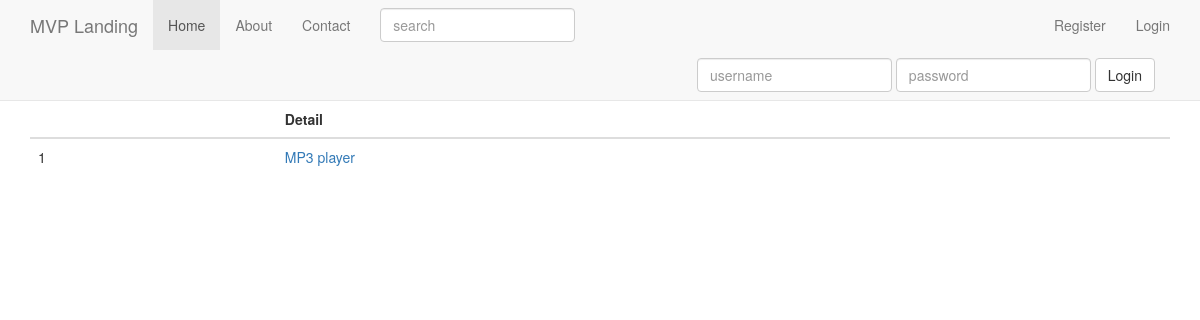
The app's page /products/, older data.
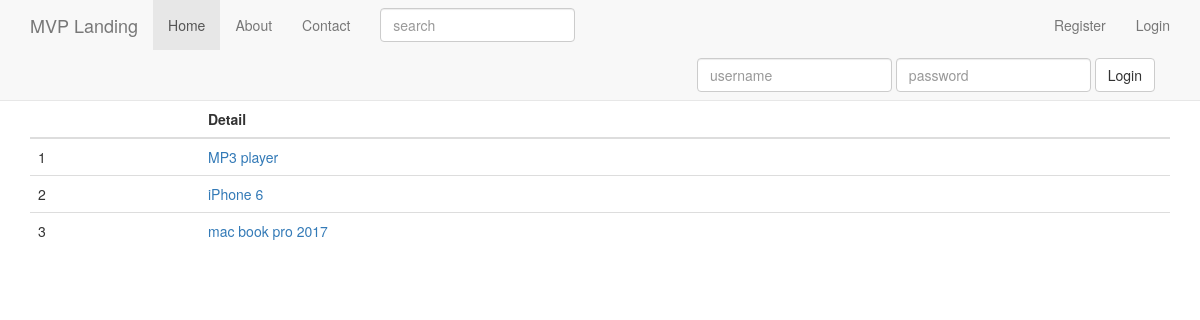
The same page, newer data.
### products/models.py (models this page shows)
class Product(models.Model):
	title = models.CharField(max_length=120)
	description = models.TextField(blank=True, null=True)
	price = models.DecimalField(decimal_places=2, max_digits=20)
	active = models.BooleanField(default=True)
	objects = ProductManager()
	def __str__(self):
		return self.title
	def get_absolute_url(self):
		return reverse("product_detail", kwargs={"pk": self.pk})

### products/views.py (the view, shortened to what this page needs)
class ProductListView(ListView):
	model = Product
	def get_context_data(self, *args, **kwargs):
		context = super().get_context_data()
		print(context)
		context["now"] = timezone.now
		context["query"] = self.request.GET.get("q")
		return context
	def get_queryset(self, *args, **kwargs):
		qs = super().get_queryset(*args, **kwargs)
		query = self.request.GET.get("q")
		return qs

### products/models.py (called while the page is built)
	def active(self):
		return self.filter(active=True)

	def get_queryset(self):
		return ProductQuerySet(self.model, using=self._db)

	def all(self):
		return self.get_queryset().active()

### products/templates/products/product_list.html
{% extends 'base.html' %} {% block content %}
<table class="table">
	<thead>
		<th></th>
		<th>
			Detail
		</th>
	</thead>
    {% for object in object_list %}
	<tr>
		<td>
			{{ forloop.counter }}
		</td>
		<td>
			<a href="{{ object.get_absolute_url }}">{{ object.title }}</a>
		</td>
	</tr>
    {% endfor %}
</table>
{% endblock %}

Row changes from the older to the newer data that the page shows:
added Product: title "iPhone 6"
added Product: title "mac book pro 2017"
